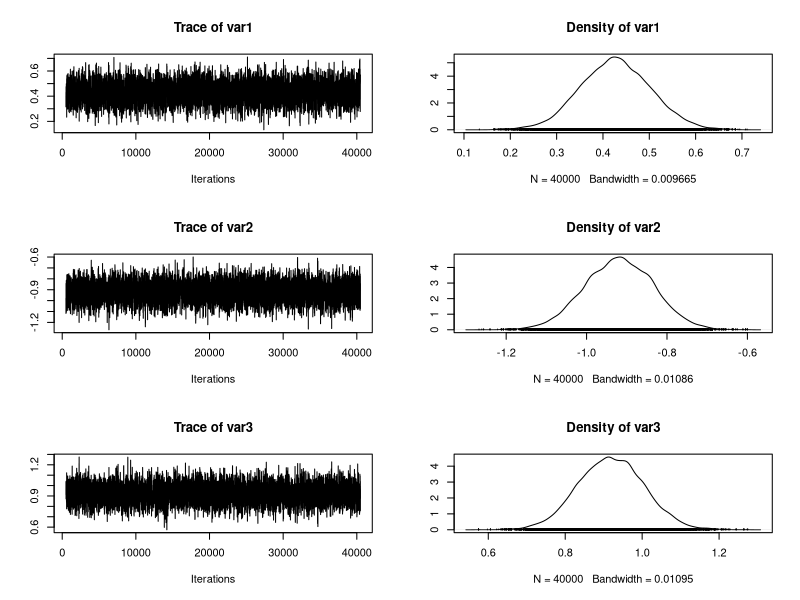

This figure's R source:
rm(list=ls())
require(MCMCpack)

# x1 = rnorm(1000)
# x2 = rnorm(1000)
# x3 = rnorm(1000)
# 
# y = x1+x2+x3+rnorm(1000)+1
# 
# df.dat = data.frame(y=y, x1=x1, x2=x2, x3=x3)
# 
# reg.out = lm(y~x1+x2+x3, data = df.dat)
# 
# Bayes.reg.out = MCMCregress(y~x1+x2+x3, data = df.dat)
# 
# reg.out


## logistic regression with an improper uniform prior
## X and y are now in the global environment

logitfun <- function(beta){
  eta <- X %*% beta
  p <- 1.0/(1.0+exp(-eta))
  sum( y * log(p) + (1-y)*log(1-p) )
}

x1 <- rnorm(1000)
x2 <- rnorm(1000)
X <- cbind(1,x1,x2)
p <- exp(.5 - x1 + x2)/(1+exp(.5 - x1 + x2))
y <- rbinom(1000, 1, p)

post.samp <- MCMCmetrop1R(logitfun, theta.init=c(0,0,0),
                          thin=1, mcmc=40000, burnin=500,
                          tune=c(1.5, 1.5, 1.5),
                          verbose=TRUE, logfun=TRUE)

raftery.diag(post.samp)
plot(post.samp)
summary(post.samp)
